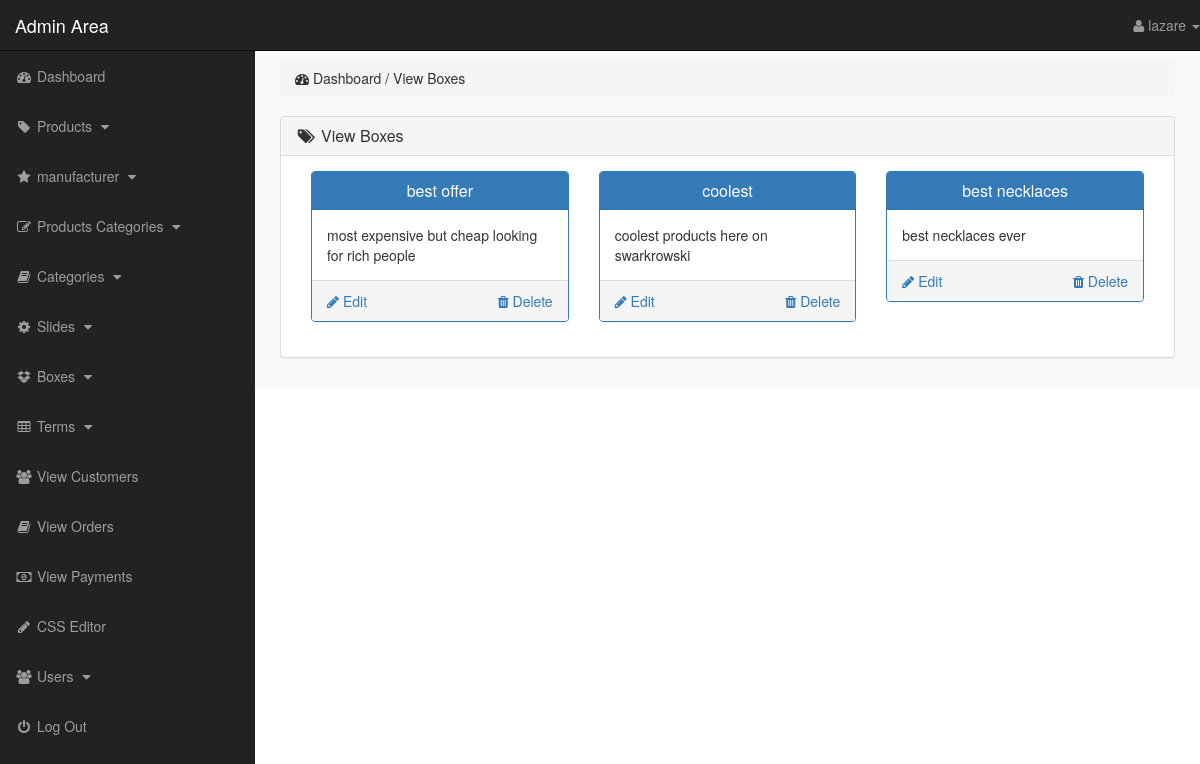
Screenshot of /admin_area/index.php?view_boxes (signed in) with the database file from the repository.
### tables this page shows
CREATE TABLE `boxes_section` (
  `box_id` int(10) NOT NULL,
  `box_title` text NOT NULL,
  `box_desc` text NOT NULL
);

### admin_area/view_boxes.php (the view)
<?php
    if(!isset($_SESSION['admin_email'])){
        echo "<script>window.open('login.php','_self')</script>";
    }else{
?>
<div class="row">
    <div class="col-lg-12">
        <ol class="breadcrumb">
            <li>
                <i class="fa fa-dashboard"></i> Dashboard / View Boxes
            </li>
        </ol>
    </div>
</div>
<div class="row">
    <div class="col-lg-12">
        <div class="panel panel-default">
            <div class="panel-heading">
                <h3 class="panel-title">
                    <i class="fa fa-tags fa-fw"></i> View Boxes
                </h3>
            </div>
            <div class="panel-body">
                <?php
                    $get_boxes = "select * from boxes_section";
                    $run_boxes = mysqli_query($con,$get_boxes);
                    while($run_boxes_section=mysqli_fetch_array($run_boxes)){
                        $box_id = $run_boxes_section['box_id'];
                        $box_title = $run_boxes_section['box_title'];
                        $box_desc = $run_boxes_section['box_desc'];
                ?>
                <div class="col-lg-4 col-md-4">
                    <div class="panel panel-primary">
                        <div class="panel-heading">
                            <h3 class="panel-title" align="center">
                                <?php echo $box_title; ?>
                            </h3>
                        </div>
                        <div class="panel-body">
                        <?php echo $box_desc; ?>
                        </div>
                        <div class="panel-footer">
                            <center>
                                <a href="index.php?delete_box=<?php echo $box_id; ?>" class="pull-right">
                                 <i class="fa fa-trash"></i> Delete
                                </a>
                                <a href="index.php?edit_box=<?php echo $box_id; ?>" class="pull-left">
                                 <i class="fa fa-pencil"></i> Edit
                                </a>
                                <div class="clearfix"></div>
                            </center>
                        </div>
                    </div>
                </div>
                <?php } ?>
            </div>
        </div>
    </div>
</div>
<?php } ?>

### admin_area/includes/sidebar.php (shortened to what this page needs)
<?php
    if(!isset($_SESSION['admin_email'])){
        echo "<script>window.open('login.php','_self')</script>";
    }else{
?>
<nav class="navbar navbar-inverse navbar-fixed-top">
    <div class="navbar-header">
        <a href="index.php?dashboard" class="navbar-brand">Admin Area</a>
    </div>
    <ul class="nav navbar-right top-nav">
        <li class="dropdown">
            <a href="#" class="dropdown-toggle" data-toggle="dropdown">
                <i class="fa fa-user"></i> <?php echo $admin_name;  ?> <b class="caret"></b>
            </a>
        </li>
    </ul>
    <div class="collapse navbar-collapse navbar-ex1-collapse">
        <ul class="nav navbar-nav side-nav">
            <li>
                <a href="index.php?dashboard">
                        <i class="fa fa-fw fa-dashboard"></i> Dashboard
                </a>
            </li>
            <li>
                <a href="#" data-toggle="collapse" data-target="#products">
                        <i class="fa fa-fw fa-tag"></i> Products
                        <i class="fa fa-fw fa-caret-down"></i>
                </a>
            </li>
            <li>
                <a href="#" data-toggle="collapse" data-target="#manufacturer">
                        <i class="fa fa-fw fa-star"></i> manufacturer
                        <i class="fa fa-fw fa-caret-down"></i>
                </a>
            </li>
            <li>
                <a href="#" data-toggle="collapse" data-target="#p_cat">
                        <i class="fa fa-fw fa-edit"></i> Products Categories
                        <i class="fa fa-fw fa-caret-down"></i>
                </a>
            </li>
            <li>
                <a href="#" data-toggle="collapse" data-target="#cat">
                        <i class="fa fa-fw fa-book"></i> Categories
                        <i class="fa fa-fw fa-caret-down"></i>
                </a>
            </li>
            <li>
                <a href="#" data-toggle="collapse" data-target="#slides">
                        <i class="fa fa-fw fa-gear"></i> Slides
                        <i class="fa fa-fw fa-caret-down"></i>
                </a>
            </li>
            <li>
                <a href="#" data-toggle="collapse" data-target="#boxes">
                        <i class="fa fa-fw fa-dropbox"></i> Boxes
                        <i class="fa fa-fw fa-caret-down"></i>
                </a>
            </li>
            <li>
                <a href="#" data-toggle="collapse" data-target="#terms">
                        <i class="fa fa-fw fa-table"></i> Terms
                        <i class="fa fa-fw fa-caret-down"></i>
                </a>
            </li>
            <li>
                <a href="index.php?view_customers">
                    <i class="fa fa-fw fa-users"></i> View Customers
                </a>
            </li>
            <li>
                <a href="index.php?view_orders">
                    <i class="fa fa-fw fa-book"></i> View Orders
                </a>
            </li>
            <li>
                <a href="index.php?view_payments">
                    <i class="fa fa-fw fa-money"></i> View Payments
                </a>
            </li>
            <li>
                <a href="index.php?edit_css">
                    <i class="fa fa-fw fa-pencil"></i> CSS Editor
                </a>
            </li>
            <li>
                <a href="#" data-toggle="collapse" data-target="#users">
                        <i class="fa fa-fw fa-users"></i> Users
                        <i class="fa fa-fw fa-caret-down"></i>
                </a>
            </li>
            <li>
                <a href="logout.php">
                    <i class="fa fa-fw fa-power-off"></i> Log Out
                </a>
            </li>
        </ul>
    </div>
</nav>
<?php } ?>

### admin_area/css/style.css (style rules this page uses)
body { margin-top: 100px; }
@media (min-width: 768px) { body { margin-top: 50px; } }
.top-nav { 0 15px; }
.top-nav>li { float: left; display: inline-block; }
.top-nav>li>a { color: #999999; line-height: 20px; padding-top: 15px; padding-bottom: 15px; }
@media (min-width: 768px) { .side-nav { position: fixed; top: 51px; bottom: 0; width: 255px; overflow-y: auto; overflow-x: hidden; background-color: #222222; padding-bottom: 40px; border-radius: 0; } }
@media (min-width: 768px) { .side-nav>li>a { width: 255px; } }
.panel-body { border-radius: 5px; }

### rows the page displays
boxes_section: box_title "best offer", box_desc "most expensive but cheap looking for rich people"
boxes_section: box_title "coolest", box_desc "coolest products here on swarkrowski"
boxes_section: box_title "best necklaces", box_desc "best necklaces ever"

### other values shown
$admin_name "lazare"
